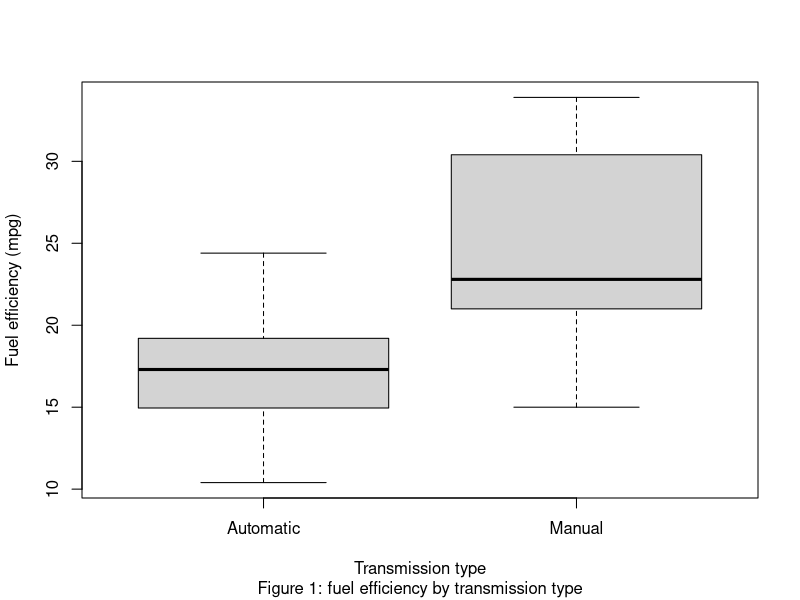
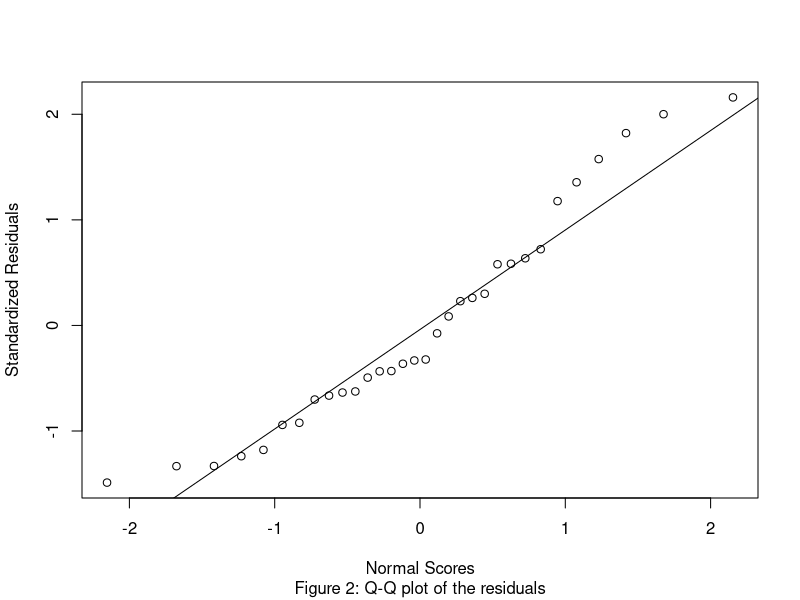
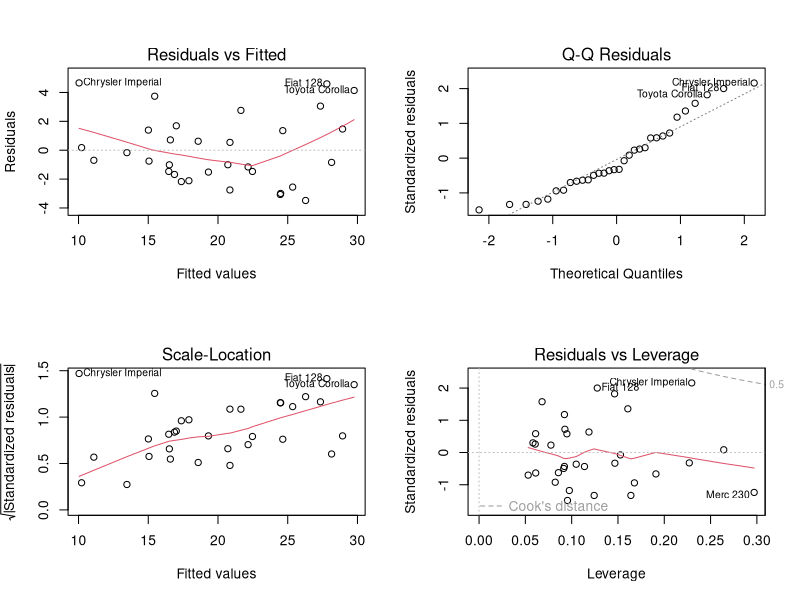
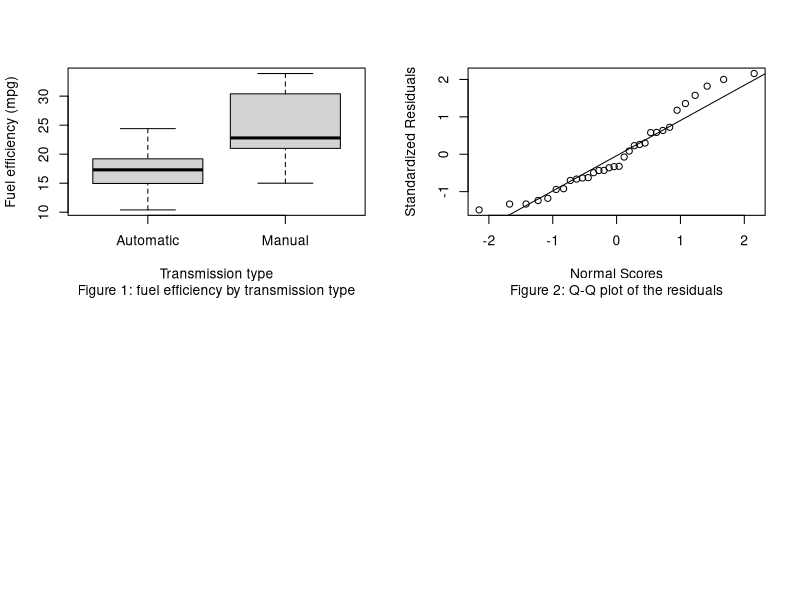
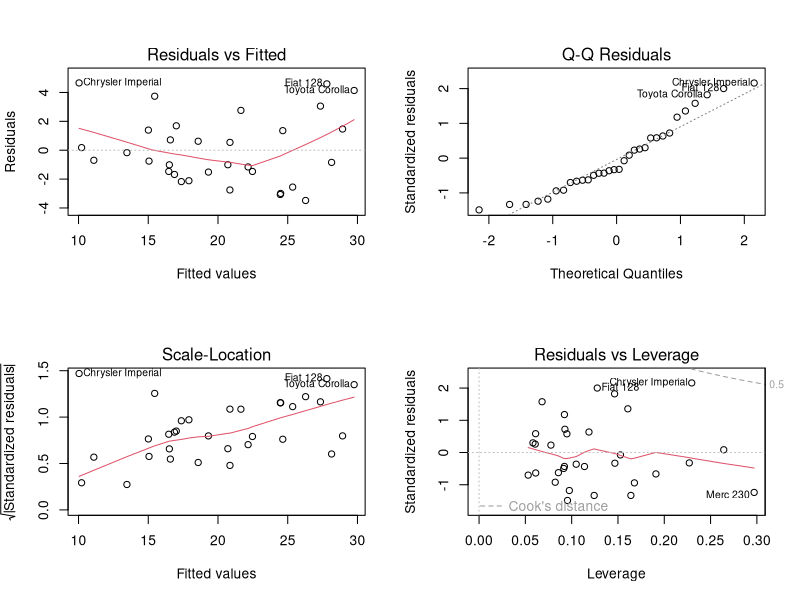

These charts were generated, in order, by the following R code:
## ---- chunk 1
#Loads the data
data(mtcars)
## ---- chunk 2
#Sets the transmission as factors and names them
mtcars$am <- as.factor(mtcars$am)
levels(mtcars$am) <- c("Automatic", "Manual")

#Plots a boxplot
boxplot(mpg~am, data=mtcars, sub="Figure 1: fuel efficiency by transmission type",
        xlab="Transmission type", ylab="Fuel efficiency (mpg)")
## ---- chunk 3
#Simple linear regression
simplelm <- lm(mpg~am, data=mtcars)

#Multivatiate regression
##Best approximation
bestfit <- lm(mpg~am + wt + qsec, data = mtcars)

#checking for signs of non-normality
lm.stdres = rstandard(bestfit)

qqnorm(lm.stdres, main="", sub="Figure 2: Q-Q plot of the residuals",
       ylab="Standardized Residuals", xlab="Normal Scores") 
qqline(lm.stdres)
## ---- chunk 4
#Residual plots
par(mfrow = c(2,2))
plot(bestfit)
## ---- chunk 5
#Loads the data
data(mtcars)

#Sets the transmission as factors and names them
mtcars$am <- as.factor(mtcars$am)
levels(mtcars$am) <- c("Automatic", "Manual")

#Plots a boxplot
boxplot(mpg~am, data=mtcars, sub="Figure 1: fuel efficiency by transmission type",
        xlab="Transmission type", ylab="Fuel efficiency (mpg)")

#T-test of mpg by transmission type
automatic <- mtcars[mtcars$am == "Automatic",]
manual <- mtcars[mtcars$am == "Manual",]
t.test(automatic$mpg, manual$mpg)

#Simple linear regression
simplelm <- lm(mpg~am, data=mtcars)
print(simplelm)
summary(simplelm)

#Multivatiate regression
#Step algorithm
data(mtcars)
stepmodel = step(lm(data = mtcars, mpg ~ .),trace=0,steps=10000)
summary(stepmodel)

#Best approximation
bestfit <- lm(mpg~am + wt + qsec, data = mtcars)
print(bestfit)

#Comparing the 2 models
anova(simplelm, bestfit)

#checking for signs of non-normality
lm.stdres = rstandard(bestfit)

qqnorm(lm.stdres, main="", sub="Figure 2: Q-Q plot of the residuals",
       ylab="Standardized Residuals", xlab="Normal Scores") 
qqline(lm.stdres)

#Residual plots
par(mfrow = c(2,2))
plot(bestfit)
